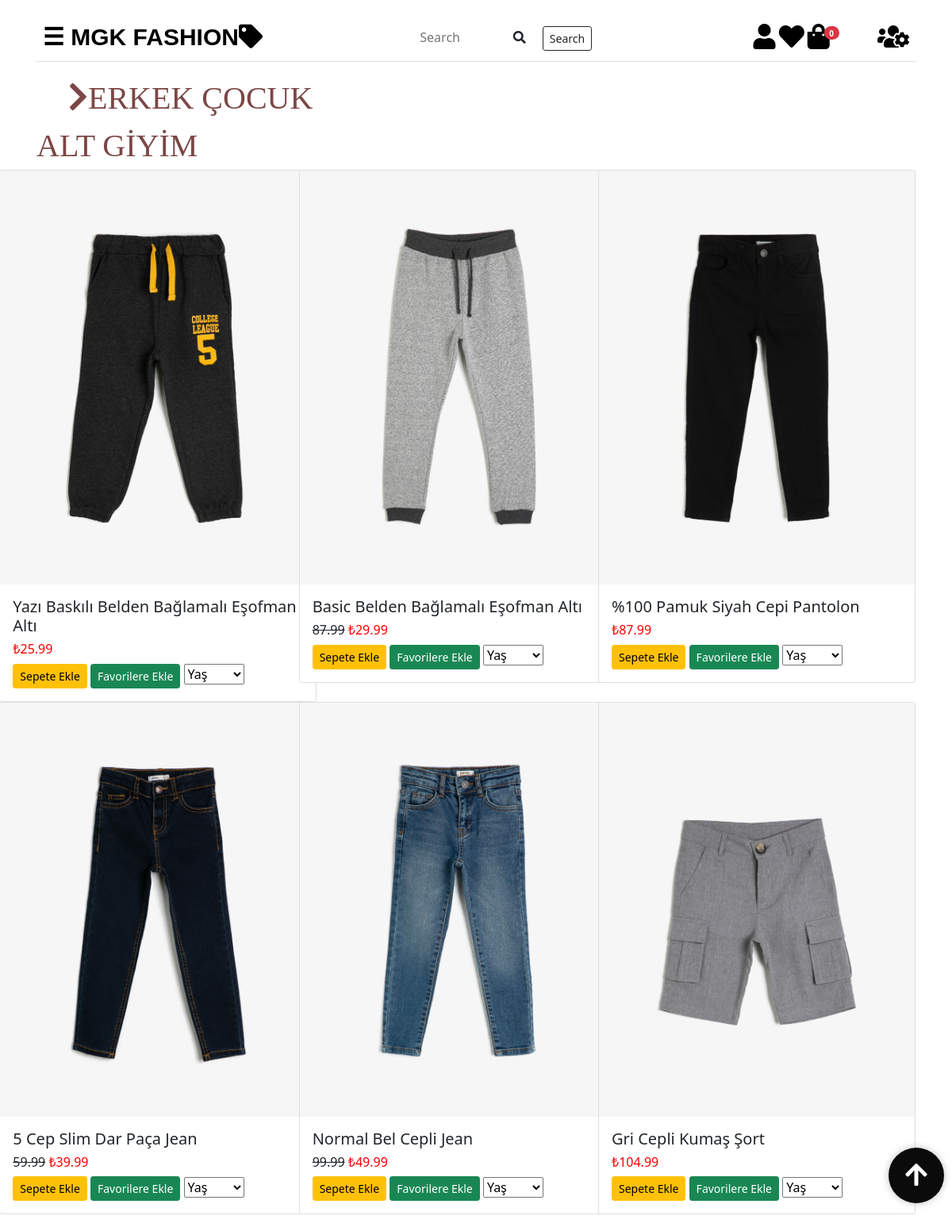
/giyimwebsitesi/erkekalt.php, run on the app's committed database.
### tables this page shows
CREATE TABLE IF NOT EXISTS `tblurunler` (
  `id` int(4) NOT NULL AUTO_INCREMENT,
  `urun_foto` varchar(150) NOT NULL,
  `urun_adi` varchar(100) NOT NULL,
  `renk` varchar(30) NOT NULL,
  `eski_fiyat` float DEFAULT NULL,
  `fiyat` float NOT NULL,
  `kategoriID` int(4) NOT NULL,
  `cinsiyetID` int(2) NOT NULL,
  PRIMARY KEY (`id`),
  KEY `kategoriID` (`kategoriID`),
  KEY `cinsiyetID` (`cinsiyetID`)
);

### giyimwebsitesi/erkekalt.php (the view, shortened to what this page needs)
<!DOCTYPE html>
<html lang="tr">
<head>
  <link rel="stylesheet" type="text/css" href="CSS1/bootstrap.min.css">
  <link rel="stylesheet" href="CSS1/all.css">
  <link rel="stylesheet" type="text/css" href="CSS1/style.css">
  <link rel="stylesheet" type="text/css" href="CSS1/genelstyle.css">
  <link rel="stylesheet" type="text/css" href="CSS1/mainstyle.css">
</head>
<body>
  <?php include("baglantidb.php");
   ?>
  <?php $urun = $db->query("SELECT * from tblurunler Where cinsiyetID = '3' AND kategoriID = '4'", PDO::FETCH_OBJ)->fetchAll()   ?>
<div id="main" class="container">
  <?php include("navbar.php"); ?>
      <div class="row">
      <div  class="col-md-4" id="yazi"><i class="fa fa-chevron-right"></i>ERKEK ÇOCUK ALT GİYİM</div>
      </div>
      <div class="row">
        <?php foreach ($urun as $urunler) { ?>
    <div class="col-md-4">
<div class="card" style="width: 25rem; float: right;">
  <img class="card-img-top" id="aw-zoom" src="<?php echo $urunler->urun_foto; ?>" alt="Card image cap">
  <div class="card-body">
    <h5 class="card-title"><?php echo $urunler->urun_adi; ?></h5>
    <h6><s><?php echo $urunler->eski_fiyat; ?></s> <span style="color: red;">₺<?php echo $urunler->fiyat; ?></span> </h6>
    <button urun_id="<?php echo $urunler->id; ?>" class="btn btn-warning btn-sm btn_sepeteEkle">Sepete Ekle</button>
     <?php $sorgu = $db->prepare("SELECT * FROM tblfavoriler WHERE musteriID=:id1 AND favori_urunID=:id2");
          $sorgu->execute(array(':id1'=>$_SESSION['kullanici']['id'],':id2'=>$urunler->id));
          if ($sorgu->rowCount()) {
            echo '<a href="favoriler.php?cikar='.$urunler->id.'" class="btn btn-danger btn-sm">Favorilerden Çıkar</a>';
          }else{
            echo '<a href="favoriler.php?id='.$urunler->id.'" class="btn btn-success btn-sm">Favorilere Ekle</a>';
          }
     ?>
     <select>
      <option selected>Yaş</option>
    </select>
  </div>
</div>
  </div>
  <?php } ?>
    </div>
</div>
<button id="btnScrollToTop">
    <i class="fa fa-arrow-up fa-2x" style="color: white"></i>
  </button>
</body>
</html>

### giyimwebsitesi/CSS1/all.css (style rules this page uses)
.fa, .fas, .far, .fal, .fad, .fab { -moz-osx-font-smoothing: grayscale; -webkit-font-smoothing: antialiased; display: inline-block; font-style: normal; font-variant: normal; text-rendering: auto; line-height: 1; }
.fa-2x { font-size: 2em; }
.fa-arrow-up:before { content: "\f062"; }
.fa-chevron-right:before { content: "\f054"; }

### giyimwebsitesi/CSS1/genelstyle.css (style rules this page uses)
#yazi { font-size: bold; color:#7b4746 ; font-family: Agency FB; font-size: 40px; text-indent: 20px; }
#aw-zoom { position: relative; -webkit-transform: scale(1); -ms-transform: scale(1); -moz-transform: scale(1); transition: all .3s ease-in; -moz-transition: all .3s ease-in; -webkit-transition: all .3s ease-in; -ms-transition: all .3s ease-in; }
#btnScrollToTop { position: fixed; right: 10px; bottom: 30px; width: 70px; height: 70px; border-radius: 50%; background: #0b0b0b; box-shadow:0 0 10px rgba(0, 0, 0, 0.25); color: #ffffff; border: none; outline: none; cursor: pointer; }

### giyimwebsitesi/CSS1/mainstyle.css (style rules this page uses)
#yazi { font-size: bold; color:#7b4746 ; font-family: Agency FB; font-size: 40px; text-indent: 20px; }
#main { transition: margin-left .5s; padding: 16px; }
#btnScrollToTop { position: fixed; right: 10px; bottom: 30px; width: 70px; height: 70px; border-radius: 50%; background: #0b0b0b; box-shadow:0 0 10px rgba(0, 0, 0, 0.25); color: #ffffff; border: none; outline: none; cursor: pointer; }

### data on the page
tblurunler: urun_foto (picture), urun_adi "Yazı Baskılı Belden Bağlamalı Eşofman Altı", fiyat "25.99"
tblurunler: urun_foto (picture), urun_adi "Basic Belden Bağlamalı Eşofman Altı", eski_fiyat "87.99", fiyat "29.99"
tblurunler: urun_foto (picture), urun_adi "%100 Pamuk Siyah Cepi Pantolon", fiyat "87.99"
tblurunler: urun_foto (picture), urun_adi "5 Cep Slim Dar Paça Jean", eski_fiyat "59.99", fiyat "39.99"
tblurunler: urun_foto (picture), urun_adi "Normal Bel Cepli Jean", eski_fiyat "99.99", fiyat "49.99"
tblurunler: urun_foto (picture), urun_adi "Gri Cepli Kumaş Şort", fiyat "104.99"

### other printed values
$toplam_adet "0"
